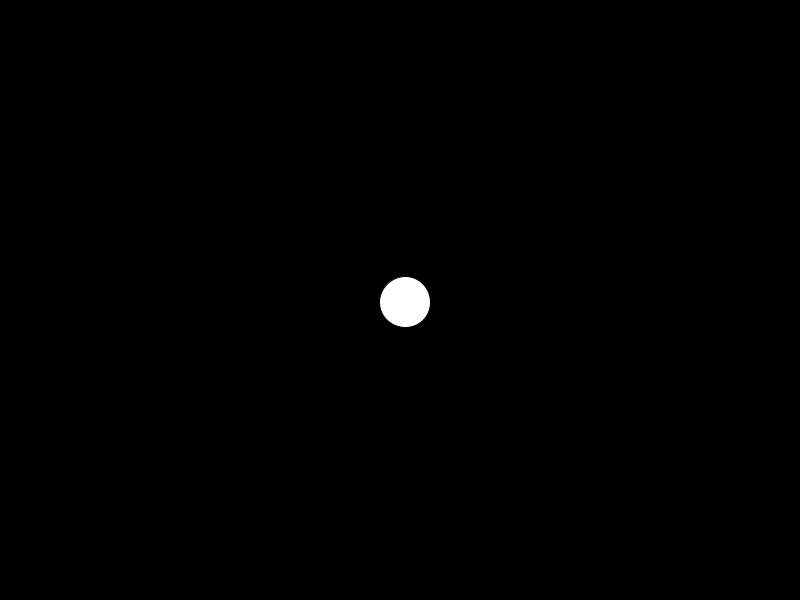
Frame 1 (no input)
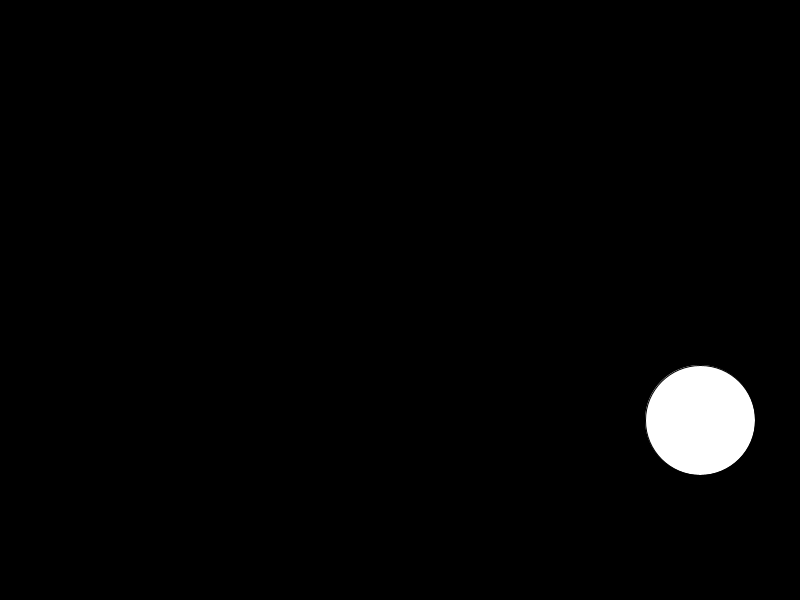
Frame 60 (the mouse pressed at the canvas centre just before this capture)
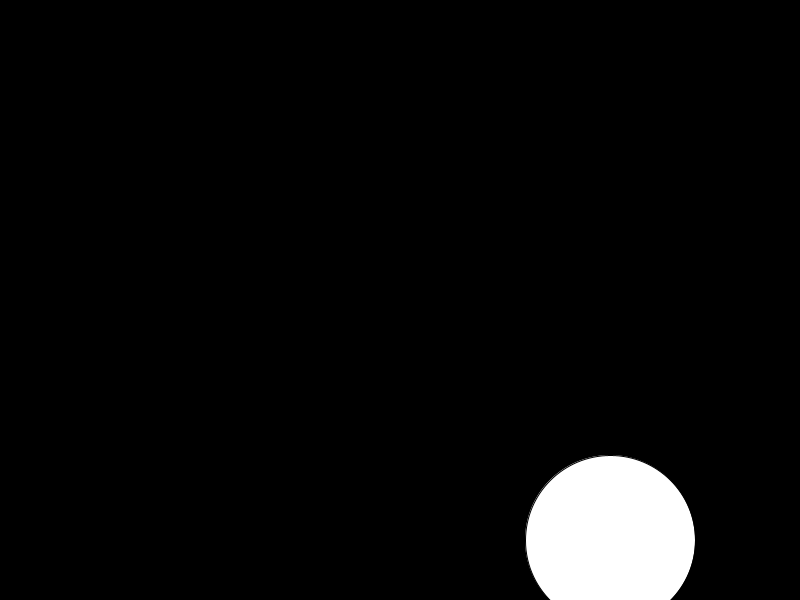
Frame 120 (the mouse held since frame 60 and released just before this capture)

The Processing sketch that drew these frames (run headless with seeded random() and noise(); from frame 60 on, the mouse is pressed at the canvas centre):

// Processing sketch: Lezione2b
// ── Lezione2b.pde
float posX;
float posY;
float velX;
float velY;
float size;
float velS;

void setup(){
  size(800,600);
  frameRate(60);
  posX = width/2;
  posY = height/2;
  velX = 5;
  velY = 2;
  size = 50;
  velS = 1;
}


void draw(){
   background(0);
   posX = posX + velX;
   posY = posY + velY;
   size = size + velS;
   
   if ( posX > width ){
     velX = -velX;
   }
   if ( posX < 0 ){
     velX = -velX;
   }
   if ( posY > height ){
       velY = -velY;
   }
   if ( posY < 0 ){
       velY = -velY;
   }
   if ( size > 200 ){
       velS = -velS;
   }
   if ( size < 20 ){
       velS = -velS;
   }
   
   
   circle(posX,posY,size);
}
